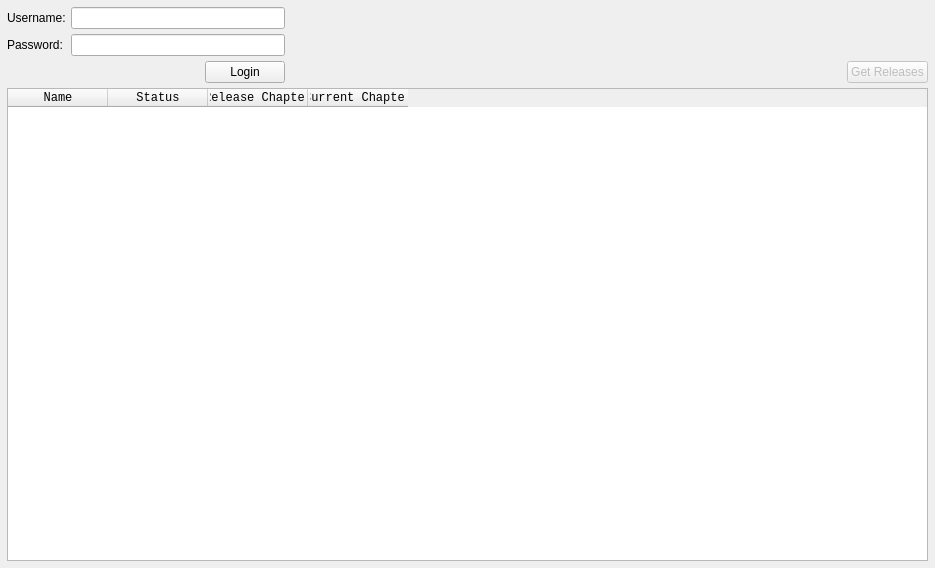
<?xml version="1.0" encoding="UTF-8"?>
<ui version="4.0">
 <class>MangaDexPage</class>
 <widget class="QWidget" name="MangaDexPage">
  <property name="geometry">
   <rect>
    <x>0</x>
    <y>0</y>
    <width>935</width>
    <height>568</height>
   </rect>
  </property>
  <property name="windowTitle">
   <string>Form</string>
  </property>
  <layout class="QVBoxLayout" name="verticalLayout_4" stretch="0,1">
   <property name="spacing">
    <number>5</number>
   </property>
   <property name="leftMargin">
    <number>7</number>
   </property>
   <property name="topMargin">
    <number>7</number>
   </property>
   <property name="rightMargin">
    <number>7</number>
   </property>
   <property name="bottomMargin">
    <number>7</number>
   </property>
   <item>
    <layout class="QHBoxLayout" name="horizontalLayout_3" stretch="1,2,0">
     <property name="spacing">
      <number>5</number>
     </property>
     <item>
      <widget class="QStackedWidget" name="stackedWidget">
       <property name="currentIndex">
        <number>0</number>
       </property>
       <widget class="QWidget" name="loginPage">
        <layout class="QVBoxLayout" name="verticalLayout" stretch="1,0">
         <property name="spacing">
          <number>5</number>
         </property>
         <property name="leftMargin">
          <number>0</number>
         </property>
         <property name="topMargin">
          <number>0</number>
         </property>
         <property name="rightMargin">
          <number>0</number>
         </property>
         <property name="bottomMargin">
          <number>0</number>
         </property>
         <item>
          <layout class="QFormLayout" name="formLayout">
           <property name="horizontalSpacing">
            <number>5</number>
           </property>
           <property name="verticalSpacing">
            <number>5</number>
           </property>
           <item row="0" column="0">
            <widget class="QLabel" name="label">
             <property name="text">
              <string>Username:</string>
             </property>
            </widget>
           </item>
           <item row="0" column="1">
            <widget class="QLineEdit" name="usernameLineEdit"/>
           </item>
           <item row="1" column="0">
            <widget class="QLabel" name="label_2">
             <property name="text">
              <string>Password:</string>
             </property>
            </widget>
           </item>
           <item row="1" column="1">
            <widget class="QLineEdit" name="passwordLineEdit">
             <property name="echoMode">
              <enum>QLineEdit::Password</enum>
             </property>
            </widget>
           </item>
          </layout>
         </item>
         <item>
          <layout class="QHBoxLayout" name="horizontalLayout">
           <property name="spacing">
            <number>0</number>
           </property>
           <item>
            <spacer name="horizontalSpacer">
             <property name="orientation">
              <enum>Qt::Horizontal</enum>
             </property>
             <property name="sizeHint" stdset="0">
              <size>
               <width>40</width>
               <height>20</height>
              </size>
             </property>
            </spacer>
           </item>
           <item>
            <widget class="QPushButton" name="loginButton">
             <property name="text">
              <string>Login</string>
             </property>
            </widget>
           </item>
          </layout>
         </item>
        </layout>
       </widget>
       <widget class="QWidget" name="accountPage">
        <layout class="QVBoxLayout" name="verticalLayout_2" stretch="1,0">
         <property name="spacing">
          <number>5</number>
         </property>
         <property name="leftMargin">
          <number>0</number>
         </property>
         <property name="topMargin">
          <number>0</number>
         </property>
         <property name="rightMargin">
          <number>0</number>
         </property>
         <property name="bottomMargin">
          <number>0</number>
         </property>
         <item>
          <layout class="QFormLayout" name="formLayout_3">
           <item row="0" column="0">
            <widget class="QLabel" name="label_3">
             <property name="text">
              <string>Username:</string>
             </property>
            </widget>
           </item>
           <item row="0" column="1">
            <widget class="QLabel" name="usernameLabel">
             <property name="sizePolicy">
              <sizepolicy hsizetype="Expanding" vsizetype="Preferred">
               <horstretch>0</horstretch>
               <verstretch>0</verstretch>
              </sizepolicy>
             </property>
             <property name="text">
              <string>USERNAME</string>
             </property>
            </widget>
           </item>
          </layout>
         </item>
         <item>
          <layout class="QHBoxLayout" name="horizontalLayout_2">
           <item>
            <spacer name="horizontalSpacer_2">
             <property name="orientation">
              <enum>Qt::Horizontal</enum>
             </property>
             <property name="sizeHint" stdset="0">
              <size>
               <width>40</width>
               <height>20</height>
              </size>
             </property>
            </spacer>
           </item>
           <item>
            <widget class="QPushButton" name="logoutButton">
             <property name="text">
              <string>Logout</string>
             </property>
            </widget>
           </item>
          </layout>
         </item>
        </layout>
       </widget>
      </widget>
     </item>
     <item>
      <spacer name="horizontalSpacer_3">
       <property name="orientation">
        <enum>Qt::Horizontal</enum>
       </property>
       <property name="sizeHint" stdset="0">
        <size>
         <width>40</width>
         <height>20</height>
        </size>
       </property>
      </spacer>
     </item>
     <item>
      <layout class="QVBoxLayout" name="verticalLayout_3">
       <item>
        <spacer name="verticalSpacer">
         <property name="orientation">
          <enum>Qt::Vertical</enum>
         </property>
         <property name="sizeHint" stdset="0">
          <size>
           <width>20</width>
           <height>40</height>
          </size>
         </property>
        </spacer>
       </item>
       <item>
        <widget class="QPushButton" name="getButton">
         <property name="enabled">
          <bool>false</bool>
         </property>
         <property name="text">
          <string>Get Releases</string>
         </property>
        </widget>
       </item>
      </layout>
     </item>
    </layout>
   </item>
   <item>
    <widget class="QTableWidget" name="tableWidget">
     <property name="font">
      <font>
       <family>Consolas</family>
      </font>
     </property>
     <property name="focusPolicy">
      <enum>Qt::NoFocus</enum>
     </property>
     <property name="editTriggers">
      <set>QAbstractItemView::NoEditTriggers</set>
     </property>
     <property name="alternatingRowColors">
      <bool>true</bool>
     </property>
     <property name="selectionMode">
      <enum>QAbstractItemView::SingleSelection</enum>
     </property>
     <property name="selectionBehavior">
      <enum>QAbstractItemView::SelectRows</enum>
     </property>
     <property name="showGrid">
      <bool>false</bool>
     </property>
     <attribute name="horizontalHeaderHighlightSections">
      <bool>false</bool>
     </attribute>
     <attribute name="verticalHeaderHighlightSections">
      <bool>false</bool>
     </attribute>
     <column>
      <property name="text">
       <string>Name</string>
      </property>
     </column>
     <column>
      <property name="text">
       <string>Status</string>
      </property>
     </column>
     <column>
      <property name="text">
       <string>Release Chapter</string>
      </property>
     </column>
     <column>
      <property name="text">
       <string>Current Chapter</string>
      </property>
     </column>
    </widget>
   </item>
  </layout>
 </widget>
 <resources/>
 <connections/>
</ui>
